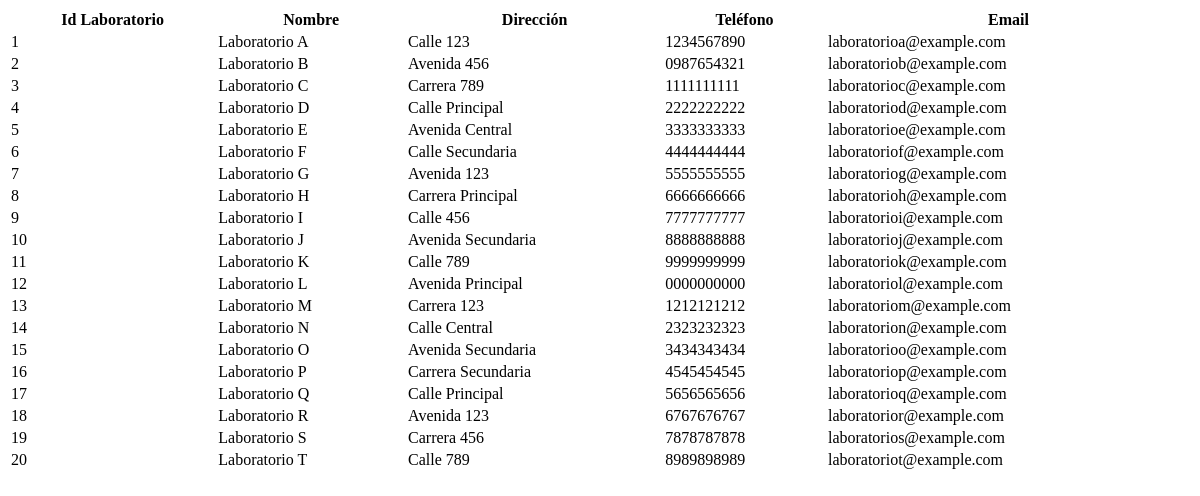
/consulta_laboratorio.php, run on an earlier commit of the app's database.
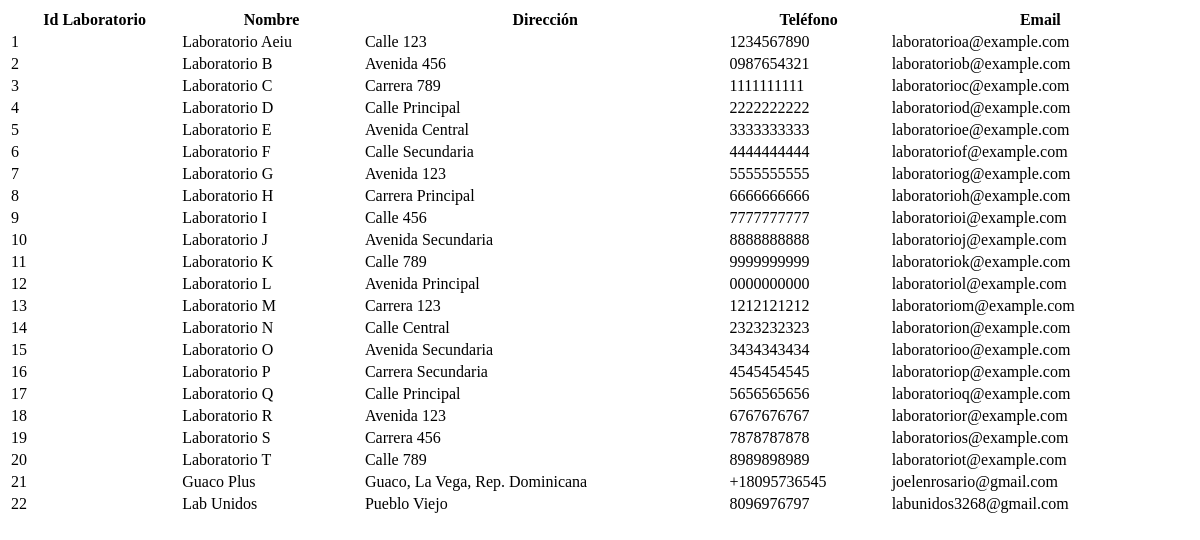
And on a later commit of the database.
### tables this page shows
CREATE TABLE `laboratorio` (
  `id_laboratorio` int NOT NULL,
  `nombre_laboratorio` text,
  `Direccion` text,
  `Telefono` text,
  `email` text,
  PRIMARY KEY (`id_laboratorio`)
);

### consulta_laboratorio.php (the view, shortened to what this page needs)
<?php
$servername = "localhost";
$username = "root";
$password = "";
$database = "pediatra_sis";
$conn = new mysqli($servername, $username, $password, $database);
$query = "SELECT * FROM laboratorio";
$result = $conn->query($query);
?>
<!DOCTYPE html>
<html lang="es">
<head>
  <link rel="stylesheet" href="https://cdn.datatables.net/1.13.5/css/jquery.dataTables.min.css">
  <link rel="stylesheet" href="https://cdn.datatables.net/buttons/2.4.1/css/buttons.dataTables.min.css">
</head>
<body>
  <table id="tabla_laboratorios" class="display" style="width:100%">
    <thead>
      <tr>
        <th>Id Laboratorio</th>
        <th>Nombre</th>
        <th>Dirección</th>
        <th>Teléfono</th>
        <th>Email</th>
      </tr>
    </thead>
    <tbody>
      <?php
      if ($result->num_rows > 0) {
        while ($row = $result->fetch_assoc()) {
          echo "<tr onclick=\"seleccionarLaboratorio('" . $row["id_laboratorio"] . "', '" . $row["nombre_laboratorio"] . "')\">";
          echo "<td>" . $row["id_laboratorio"] . "</td>";
          echo "<td>" . $row["nombre_laboratorio"] . "</td>";
          echo "<td>" . $row["Direccion"] . "</td>";
          echo "<td>" . $row["Telefono"] . "</td>";
          echo "<td>" . $row["email"] . "</td>";
          echo "</tr>";
        }
      } else {
        echo "<tr><td colspan='2'>No se encontraron resultados.</td></tr>";
      }
      ?>
    </tbody>
  </table>
</body>
</html>

What changed in the data, as far as the page shows it:
changed laboratorio "Calle 123": nombre_laboratorio "Laboratorio A" → "Laboratorio Aeiu"
added laboratorio: id_laboratorio "21", nombre_laboratorio "Guaco Plus", Direccion "Guaco, La Vega, Rep. Dominicana", Telefono "+18095736545", email "joelenrosario@gmail.com"
added laboratorio: id_laboratorio "22", nombre_laboratorio "Lab Unidos", Direccion "Pueblo Viejo", Telefono "8096976797", email "labunidos3268@gmail.com"
